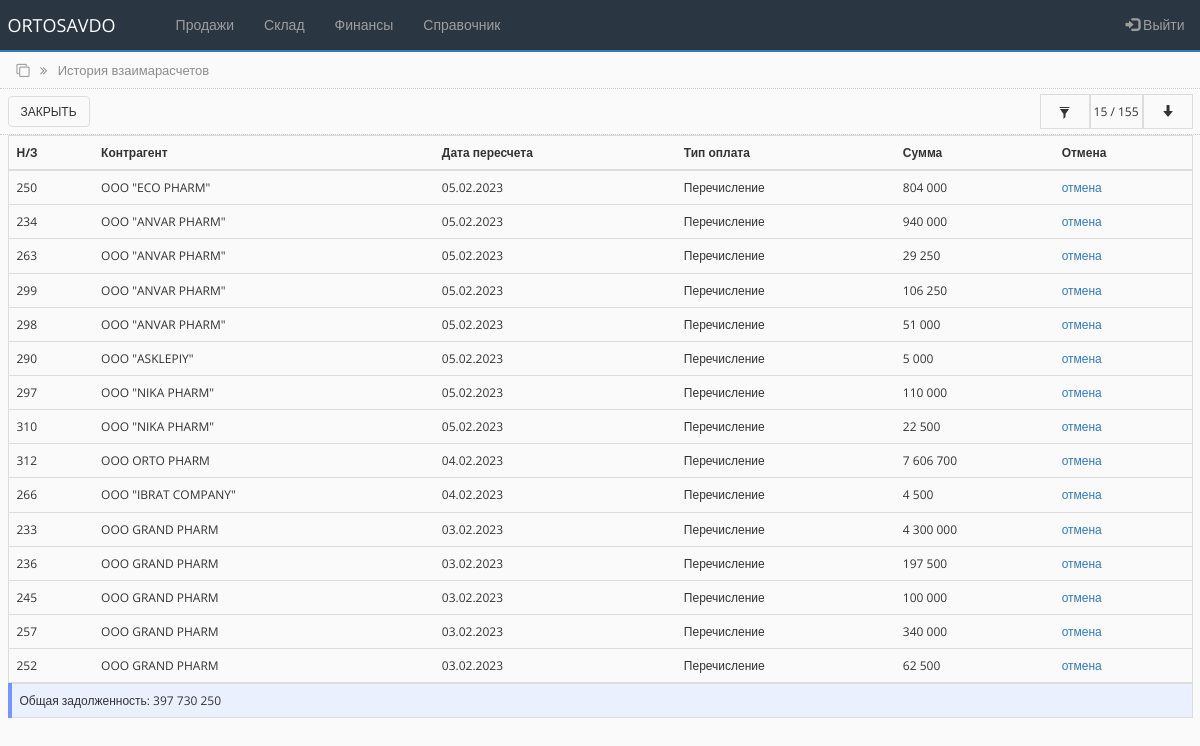
Screenshot of /booked_payment_list.php (signed in) with the database file from the repository.
### tables this page shows
CREATE TABLE `debts` (
  `id` int(50) NOT NULL,
  `id_counterpartie` int(11) NOT NULL,
  `order_id` int(50) DEFAULT NULL,
  `debt` int(100) NOT NULL DEFAULT '0',
  `main_prepayment` int(11) NOT NULL DEFAULT '0',
  `prepayment` int(250) NOT NULL DEFAULT '0',
  `payment_type` varchar(50) NOT NULL DEFAULT 'Перечисление',
  `order_date` timestamp NOT NULL DEFAULT CURRENT_TIMESTAMP ON UPDATE CURRENT_TIMESTAMP,
  `status` int(50) DEFAULT '0'
);

CREATE TABLE `counterparties_tbl` (
  `id` int(255) NOT NULL,
  `name` varchar(250) NOT NULL,
  `alternative_name` varchar(250) NOT NULL,
  `inn` varchar(255) NOT NULL,
  `nds` varchar(255) NOT NULL,
  `raschetny_schet` varchar(255) NOT NULL,
  `mfo` varchar(100) NOT NULL,
  `address` varchar(250) NOT NULL,
  `contact` varchar(250) NOT NULL,
  `director` varchar(250) NOT NULL,
  `accountant` varchar(250) NOT NULL
);

### bot_lib.php (called while the page is built, shortened)
<?php
function get_contractor($connect, $contractor_id){
	$query = "SELECT * FROM counterparties_tbl WHERE id='$contractor_id'";
	$result = mysqli_query($connect, $query);
	$contractor = mysqli_fetch_assoc($result);
	return $contractor;
}
?>

### booked_payment_list.php (the view, shortened to what this page needs)
<?php
include('settings.php');
include('bot_lib.php');
$limit = 15;
if (isset($_POST['id_contractor']) AND isset($_POST['from_date']) AND isset($_POST['to_date'])) {
   $id_cont = $_POST['id_contractor'];
   $fr_date = $_POST['from_date'];
   $to_date = $_POST['to_date'];
   $bg_sts = '#ebf0ff';
   $display_sts = 'none';
   $display_sts_filer_on = 'true';
    $query = "SELECT * FROM debts WHERE id_counterpartie = '$id_cont' AND prepayment > '0' AND order_date >= '$fr_date' AND order_date <= '$to_date' ORDER BY id DESC";
    $all_debt_query = "SELECT sum(prepayment) as all_debt, count(id) as allcount FROM debts WHERE id_counterpartie = '$id_cont' AND prepayment > '0' AND order_date >= '$fr_date' AND order_date <= '$to_date' ORDER BY id DESC";
}
else {
    $query = "SELECT * FROM debts WHERE prepayment > '0' ORDER BY id desc LIMIT 0,".$limit;
    $all_debt_query = "SELECT sum(prepayment) as all_debt, count(id) as allcount FROM debts WHERE prepayment > '0'";
}
$rs_result = mysqli_query ($connect, $query);
$all_debt_result = mysqli_query ($connect, $all_debt_query);
$all_debt_fetch = mysqli_fetch_array($all_debt_result);
$all_debt = $all_debt_fetch['all_debt'];
$all_count = $all_debt_fetch['allcount'];
?>
<!DOCTYPE html>
<html lang="ru">
<head>
    <link rel="stylesheet" href="https://maxcdn.bootstrapcdn.com/bootstrap/3.4.1/css/bootstrap.min.css">
    <link rel="stylesheet" href="https://cdnjs.cloudflare.com/ajax/libs/font-awesome/4.7.0/css/font-awesome.min.css">
    <link rel="stylesheet" href="css/bootstrap-grid.min.css">
    <link rel="stylesheet" href="https://cdnjs.cloudflare.com/ajax/libs/selectize.js/0.15.2/css/selectize.default.min.css" />
    <link rel="stylesheet" href="css/style.css">
</head>
<body>
<?php include 'partSite/nav.php'; ?>
<div class="page_name">
    <div class="container-fluid">
        <i class="fa fa-clone" aria-hidden="true"></i>
        <i class="fa fa-angle-double-right right_cus"></i>
        <span class="right_cus">История взаимарасчетов</span>
    </div>
</div>
<div class="toolbar">
        <div class="container-fluid">
           <div class="toolbar_wrapper">
                <div><a href="settlements_clients.php"> <button type="button" class="btn btn-custom">закрыть</button> </a></div>
                <div class="filter-container">
                    <div style="background-color:<?php echo $bg_sts;?>" class="filter-container-item first" data-toggle="modal" data-target="#filter">
                     <span class="glyphicon glyphicon-filter"></span>
                    </div>
                    <div style="display:<?php echo $display_sts;?>" class="filter-container-item">
                        <span><span id="row_c"><?php echo $limit; ?></span> / <?php echo $all_count; ?></span>
                    </div>
                    <div style="display:<?php echo $display_sts;?>" class="filter-container-item">
                        <div class="loadmore">
                            <button class="btn btn-outline-info" type="button" id="loadBtn" value="+10"><span class="glyphicon glyphicon-arrow-down"></span></button>
                        </div>
                    </div>
                </div>
           </div>
        </div>
</div>
<div class="all_table">
    <div class="container-fluid">
        <table class="table table-hover">
        <thead>
            <tr>
            <th scope="col">Н/З</th>
            <th scope="col">Контрагент</th>
            <th scope="col">Дата пересчета</th>
            <th scope="col">Тип оплата</th>
            <th scope="col">Сумма</th>
            <th>Отмена</th>
            </tr>
        </thead>
        <tbody class="postList">
            <?php
                while ($row = mysqli_fetch_array($rs_result)) {
            ?>
            <tr class="item">
                <td><?php echo $row["order_id"]; ?></td>
                <td><?php $user = get_contractor($connect, $row["id_counterpartie"]); echo $user["name"];?></td>
                <td><?php echo $date = date("d.m.Y", strtotime($row["order_date"])); ?></td>
                <td><?php echo $row["payment_type"]; ?></td>
                <td><?php echo number_format($row["prepayment"], 0, ',', ' '); ?></td>
                <td><a href="#">отмена</a></td>
            </tr>
            <?php
                };
            ?>
        </tbody>
        </table>
        <table class="table" style="background-color:#ebf0ff; border-left: 4px solid #7396ff;">
            <tr>
                <td >Общая задолженность: <?php echo number_format($all_debt, 0, ',', ' '); ?></td>
            </tr>
        </table>
    </div>
</div>
</body>
</html>

### css/style.css (style rules this page uses)
* { box-sizing:border-box;margin:0;padding:0;transition:all 0.01s }
body { background-color:#FAFAFB;font-family:"Open Sans",sans-serif;font-size:12px }
.page_name { width:100%;height:37px;padding:9px;margin-top:-20px;border-bottom:1px dotted #CDCDCD;color:#8d8d8d;font-size:13px }
.right_cus { margin-left:7px }
.toolbar { width:100%;height:46px;margin:0;padding:5px 0;border-bottom:1px dotted #CDCDCD }
.toolbar .btn { text-transform:uppercase;font-size:12px }
.table { border-collapse:collapse;border:1px solid #dddddd;margin-bottom:0px;padding-top:10px }
.toolbar_wrapper { width:100%;display:flex;justify-content:space-between;align-items:center }
.filter-container { min-height:35px;display:grid;grid-template-columns:auto auto auto;align-items:center;justify-content:end;background-color:#fafafb }
.filter-container .first { cursor:pointer }
.filter-container-item { display:flex;align-items:center;justify-content:center;min-width:50px;height:100%;padding:0 3px;border:1px solid #dddddd }
.filter-container-item button { width:100%;background-color:#fafafb;outline:none !important }
.btn-custom { border:1px solid #dddddd;background-color:#fafafb;font-size:11px;margin:2px 0px;color:#333333 }

### rows the page displays
debts: order "250", counterparties_tbl.name "OOO \"ECO PHARM\"", order_date "05.02.2023", payment_type "Перечисление", prepayment "804 000"
debts: order "234", counterparties_tbl.name "OOO \"ANVAR PHARM\"", order_date "05.02.2023", payment_type "Перечисление", prepayment "940 000"
debts: order "263", counterparties_tbl.name "OOO \"ANVAR PHARM\"", order_date "05.02.2023", payment_type "Перечисление", prepayment "29 250"
debts: order "299", counterparties_tbl.name "OOO \"ANVAR PHARM\"", order_date "05.02.2023", payment_type "Перечисление", prepayment "106 250"
debts: order "298", counterparties_tbl.name "OOO \"ANVAR PHARM\"", order_date "05.02.2023", payment_type "Перечисление", prepayment "51 000"
debts: order "290", counterparties_tbl.name "OOO \"ASKLEPIY\"", order_date "05.02.2023", payment_type "Перечисление", prepayment "5 000"
debts: order "297", counterparties_tbl.name "OOO \"NIKA PHARM\"", order_date "05.02.2023", payment_type "Перечисление", prepayment "110 000"
debts: order "310", counterparties_tbl.name "OOO \"NIKA PHARM\"", order_date "05.02.2023", payment_type "Перечисление", prepayment "22 500"
debts: order "312", counterparties_tbl.name "OOO ORTO PHARM", order_date "04.02.2023", payment_type "Перечисление", prepayment "7 606 700"
debts: order "266", counterparties_tbl.name "OOO \"IBRAT COMPANY\"", order_date "04.02.2023", payment_type "Перечисление", prepayment "4 500"
debts: order "233", counterparties_tbl.name "OOO GRAND PHARM", order_date "03.02.2023", payment_type "Перечисление", prepayment "4 300 000"
debts: order "236", counterparties_tbl.name "OOO GRAND PHARM", order_date "03.02.2023", payment_type "Перечисление", prepayment "197 500"
debts: order "245", counterparties_tbl.name "OOO GRAND PHARM", order_date "03.02.2023", payment_type "Перечисление", prepayment "100 000"
debts: order "257", counterparties_tbl.name "OOO GRAND PHARM", order_date "03.02.2023", payment_type "Перечисление", prepayment "340 000"
debts: order "252", counterparties_tbl.name "OOO GRAND PHARM", order_date "03.02.2023", payment_type "Перечисление", prepayment "62 500"

### other values shown
$limit "15"
$all_count "155"
$all_debt "397 730 250"
